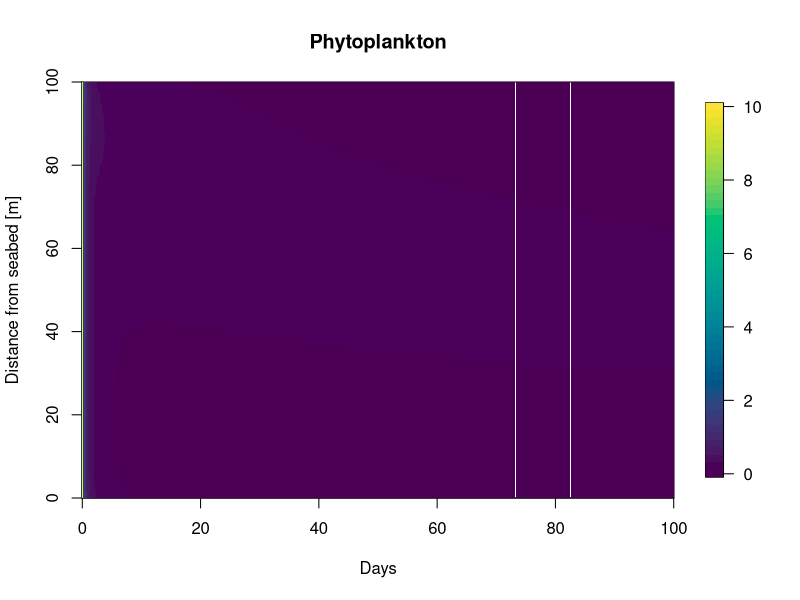
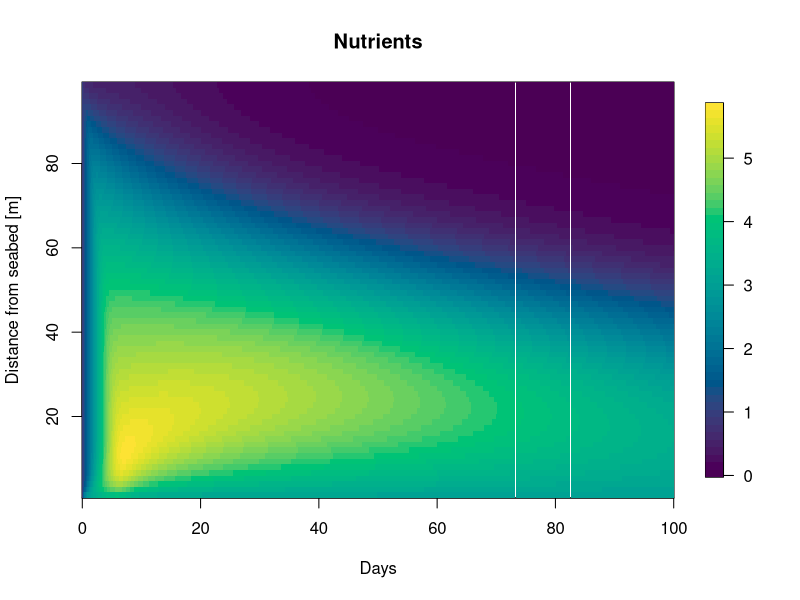
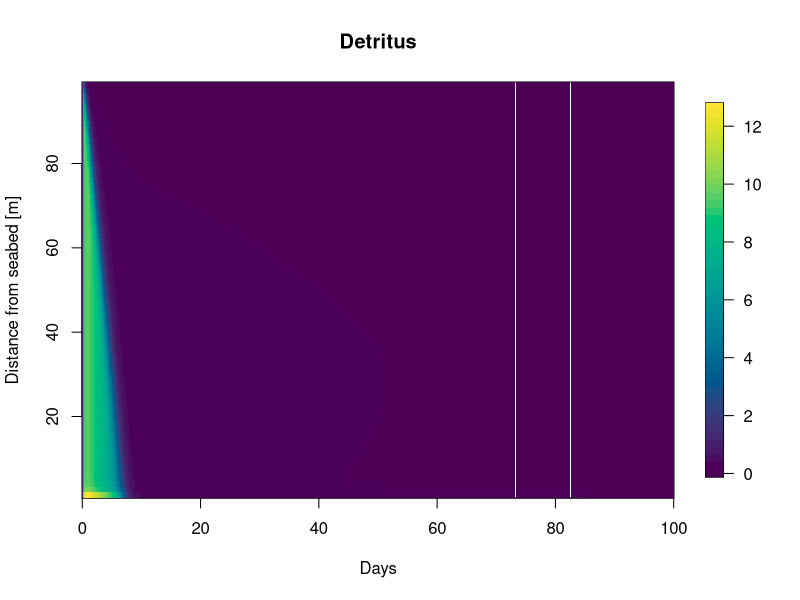

R code for these plots, in order:
#' ---
#' title: Nutrient in the water column
#' author: Léa Krejci
#' date: 26 February 2024
#' ---

#### Packages ####
library(deSolve)
library(fields)

##### Parameters ####
# D <- 5 #[m^2/day]
# Iin <- 350 * 60 * 60 * 24 #[µmol photons /m^2 /day]
# kw <- 0.2 #[/m]
# kp <- 15e-7 #[m^2 / cell]
# m <- 0.01 * 24 #[/day]
# u <- 0.96 #[/day]
# depth <- 100 #[m]
# deltaZ <- 2.5 #[m]
# param.n <- depth/deltaZ
# gmax <- 0.04 * 24
# H.L <- 30 * 60 * 60 *24 # [µmol photons / m^2 / day]
# H.N <- 0.0425 # [mmol nutrient / m^3]
# Nb <- 5 # [mmol nutrient / m^3]
# yield <- 1e-9 # [mmol nutrient / cell]

# leonor's parameters
# n <- 100
# d <- 100
# param.deltaZ <- d/n
# t <- 100
# param.u <- 0.04
# param.D <- 5
# z <- c()
# param.kw <- 0.2
# param.kp <- 15*10^(-7)
# param.Iin <- 350
# param.HI <- 30
# param.gmax <-0.04
# param.m <- 0.01
# param.HN <- 0.0425
# param.Nb <- 47.5
# param.yield <- 10^(-9)


# # these parameters work
# n <- 75
# d <- 100 #[m]
# param.deltaZ <- d/n #[m]
# t <- 300
# param.u <- 0.042 * 24 #[m/day]
# param.D <- 43.2 #[m^2/day]
# z <- c()
# param.kw <- 0.2 #[/m]
# param.kp <- 15e-12 #[m^2 / cell]
# param.Iin <- 350 * 60 * 60 * 24 #[µmol photons /m^2 /day]
# param.HI <- 30 * 60 * 60 *24 # [µmol photons / m^2 / day]
# param.gmax <- 0.04 * 24 #[/day]
# param.m <- 0.03 #[/day]
# param.HN <- 0.0425 # [mmol nutrient / m^3]
# param.Nb <- 5 # [mmol nutrient / m^3]
# param.yield <- 1e-9 # [mmol nutrient / cell]
# param.gamma <- 0.25 # [m^3 /mmol N / day]
# param.w <- 5 # [m/day]
# param.rem <- 0.1 # [/day]

# new parameters in mmol.N
n <- 75
d <- 100 #[m]
param.deltaZ <- d/n #[m]
t <- 300
param.u <- 0.5 #0.042 * 24 #[m/day]
param.D <- 5 #[m^2/day]
z <- c()
param.kw <-  0.0375 #[/m]
param.kp <-  0.05 #[m^2 / mmol.N]
param.Iin <- 350 * 60 * 60 * 24 #[µmol photons /m^2 /day]
param.HI <- 30 * 60 * 60 *24 # [µmol photons / m^2 / day]
param.gmax <- 0.5 #[/day]
param.m <-  0.03 #[/day]
param.HN <-  0.3 # [mmol.N / m^3]
param.Nb <- 3 # [mmol.N / m^3]
param.yield <- 1e-9 # [mmol nutrient / cell]
param.gamma <- 1.5 # [m^3 /mmol N / day]
param.w <- 15 # [m/day]
param.rem <- 0.1 # [/day]

# reset graphical parameters
#dev.off()

params <- list(param.D = param.D , param.Iin = param.Iin, param.kw = 0.2, param.kp = param.kp,
               param.m = param.m, param.u = param.u, d = d, param.deltaZ = param.deltaZ, n = n,
               param.gmax = param.gmax, param.HI = param.HI, param.HN = param.HN)

no.shading <- list(param.D = param.D , param.Iin = param.Iin, param.kw = 0.2, param.kp = 0,
                   param.m = param.m, param.u = param.u, d = d, param.deltaZ = param.deltaZ, n = n,
                   param.gmax = param.gmax, param.HI = param.HI, param.HN = param.HN)


##### Set up grid ####
z = seq(param.deltaZ/2, by = param.deltaZ, to = d)

##### Initial conditions #####
phi <- rep(10,n) # set up phi0
#phi[10] <- 1000

N <- rep(1,n) # set up N0

P <- phi[1]

detr <- rep(1,n)

D <- detr[1]

Y.init <- c(phi,N,detr)

# set up light intensity
lightloss = function (P, D, param){
  integral = cumsum(((param.kw + param.kp*(P+D))*param.deltaZ)) - 0.5*param.deltaZ*(param.kw + param.kp*(P+D))
  I <- param.Iin*exp(- integral)
  
  return(I)
}

lightloss(P,D, params)

##### Derivative function #####
# leonor
derivative = function(t, Y, params) {
  
  phi <- Y[1:n]
  N <- Y[(n+1):(2*n)]
  detr <- Y[(2*n+1):(3*n)]
  
  Ja <- rep(0, n+1)
  Jd <- rep(0, n+1)
  JN <- rep(0, n+1)
  Ja_D <- rep(0, n+1)
  Jd_D <- rep(0, n+1)
  
  for(i in 2:n){
    Ja[i] <- param.u*phi[i-1]
    Jd[i] <- -param.D*(phi[i]-phi[i-1])/param.deltaZ
    JN[i] <- -param.D*(N[i]-N[i-1])/param.deltaZ 
    Ja_D[i] <- param.w*detr[i-1]
    Jd_D[i] <- -param.D*(detr[i]-detr[i-1])/param.deltaZ
  }
  
  #Boundary conditions  
  Ja[1] <- 0
  Ja[n+1] <- 0
  
  Jd[1] <- 0
  Jd[n+1] <- 0
  
  JN[1] <- 0
  JN[n+1] <- -param.D*(param.Nb-N[n])/param.deltaZ
  
  Ja_D[1] <- 0
  Ja_D[n+1] <- 0
  
  Jd_D[1] <- 0
  Jd_D[n+1] <- param.w*detr[n]/param.deltaZ
  
  J <- Ja + Jd 
  
  JDet <- Ja_D + Jd_D
  
  dphi_dt <- seq(1,n,1)
  dN_dt <- seq(1,n,1)
  ddetr_dt <- seq(1,n,1)
  
  # calculate growth rate
  I = lightloss(phi, detr, params)
  growth.L <- I / (param.HI + I)
  growth.N <- N / (param.HN + N)
  
  growth <- param.gmax * pmin(growth.L, growth.N)
  
  
  for (i in 1:n){
    dphi_dt[i] <- (growth[i]*phi[i] - param.m*phi[i] - param.gamma*phi[i]^2) - (J[i+1]- J[i])/param.deltaZ
    dN_dt[i] <- (-growth[i]*phi[i] + param.rem*detr[i]) - (JN[i+1] - JN[i])/param.deltaZ
    ddetr_dt[i] <- param.m*phi[i] + param.gamma*phi[i]^2 - param.rem*detr[i] - (JDet[i+1]- JDet[i])/param.deltaZ
  }
  
  return( list(c(dphi_dt, dN_dt, ddetr_dt)) )
}

times <- seq(0,100,.1)  

derivative.out <- ode(Y.init, times, derivative, parms = params)

phi.out <- derivative.out[,2:(n+1)]
N.out <- derivative.out[,(n+2):(2*n+1)]
Det.out <- derivative.out[, (2*n+2):(3*n+1)]

# plots 
image.plot(x = times, y = z, phi.out[,ncol(phi.out):1],
           ylab = "Distance from seabed [m]", xlab = "Days", col = hcl.colors(50, "viridis"),
           main = "Phytoplankton")
#
image.plot(x = times, y = z, N.out[,ncol(N.out):2],
           ylab = "Distance from seabed [m]", xlab = "Days", col = hcl.colors(50, "viridis"),
           main = "Nutrients")

image.plot(x = times, y = z, Det.out[,ncol(Det.out):2],
           ylab = "Distance from seabed [m]", xlab = "Days", col = hcl.colors(50, "viridis"),
           main = "Detritus")

# # plot light as a function of depth
# light <- sapply(seq_len(ncol(phi.out)), function(i) lightloss(phi.out[, i], param))
# 
# image.plot(x = times, y = z, light[,ncol(light):1],
#            ylab = "Distance from seabed [m]", xlab = "Days", col = hcl.colors(50, "viridis"),
#            main = "Light intensity [µmol photons/m2/day]")
# 
# plot(x = lightloss(phi.out[nrow(phi.out),], params), y = n:1, type = "l", main = "Light intensity",
#      ylab = "Distance from seabed [m]", xlab = "Light intensity [mmol photon/ m^2 / day]",
#      pch = 3, lwd = 2)
# param.kp <- 0
# lines(x = lightloss(phi.out[nrow(phi.out),],no.shading), y = n:1, type = "l", lty = 2, lwd = 2)
# legend("bottomright", legend = c("Self-shading", "No self-shading"), lty = c(1,2), lwd = 2)
# param.kp <- 15e-12 #[m^2 / cell]
# grid()

# # plot light and nutrient limitation as a function of depth
# growth.lim.L <- lightloss(phi.out[nrow(phi.out),]) / (param.HI + lightloss(phi.out[nrow(phi.out),]))
# growth.lim.N <- N.out[nrow(N.out),] / (param.HN + N.out[nrow(N.out),])
# 
# 
# par(mar=c(5, 4, 4, 8), xpd=TRUE) # adds space next to the plot so we can put a legend there
# plot(x = growth.lim.L, y = n:1, type = "l", xlim = c(0, max(growth.lim.N)),
#      main = "Limitation by light or nutrients", ylab = "Distance from seabed [m]",
#      xlab = "Growth limitation factor", lwd = 3)
# lines(x = growth.lim.N, y = n:1, type = "l", lwd = 3, lty = 2)
# legend("topright", inset=c(-0.5, 0), legend = c("Light", "Nutrients"), lty = c(1,2), lwd = 2)
# 
# plot(x = phi.out[nrow(phi.out),], y = n:1, type = "l",
#      main = "Limitation by light or nutrients", ylab = "Distance from seabed [m]",
#      xlab = "Cell concentration [cell/m^3]", lwd = 3)

# alternative approach
# light <- lightloss(phi.out[,1])
# for (i in 2:ncol(phi.out)){
#   new_light <- lightloss(phi.out[,i])
#   light <- cbind(light, new_light)
# }
